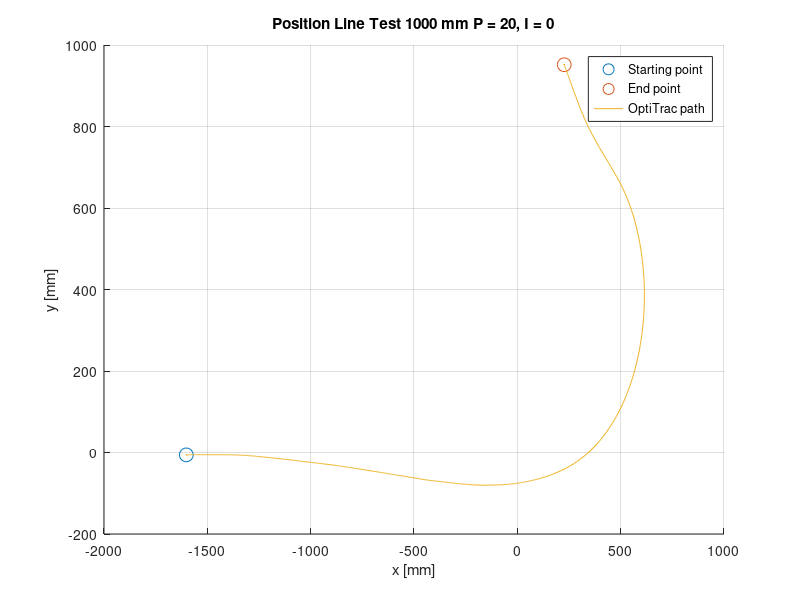

This figure's MATLAB source:
fileID = fopen('P20_I0.txt','r');


tline=fgetl(fileID);
%headers = strsplit(tline,','); kan brukes for å fjerne headers (fjerner
%første linje

formatSpec = '%f%f%f%f%f%f%f%f';
datacell = textscan(fileID,formatSpec,'Delimiter',',');
time = datacell{2};
X = datacell{6};
Z = datacell{7};
Y = datacell{8};

figure(1);
hold on;
plot(X(1,1),Y(1,1),'o','MarkerSize',10);
plot(X(end,1),Y(end,1),'o','MarkerSize',10);
plot(X,Y);
grid on;
title('Position Line Test 1000 mm P = 20, I = 0');
xlabel('x [mm]');
ylabel('y [mm]');
legend('Starting point','End point','OptiTrac path');
hold off;